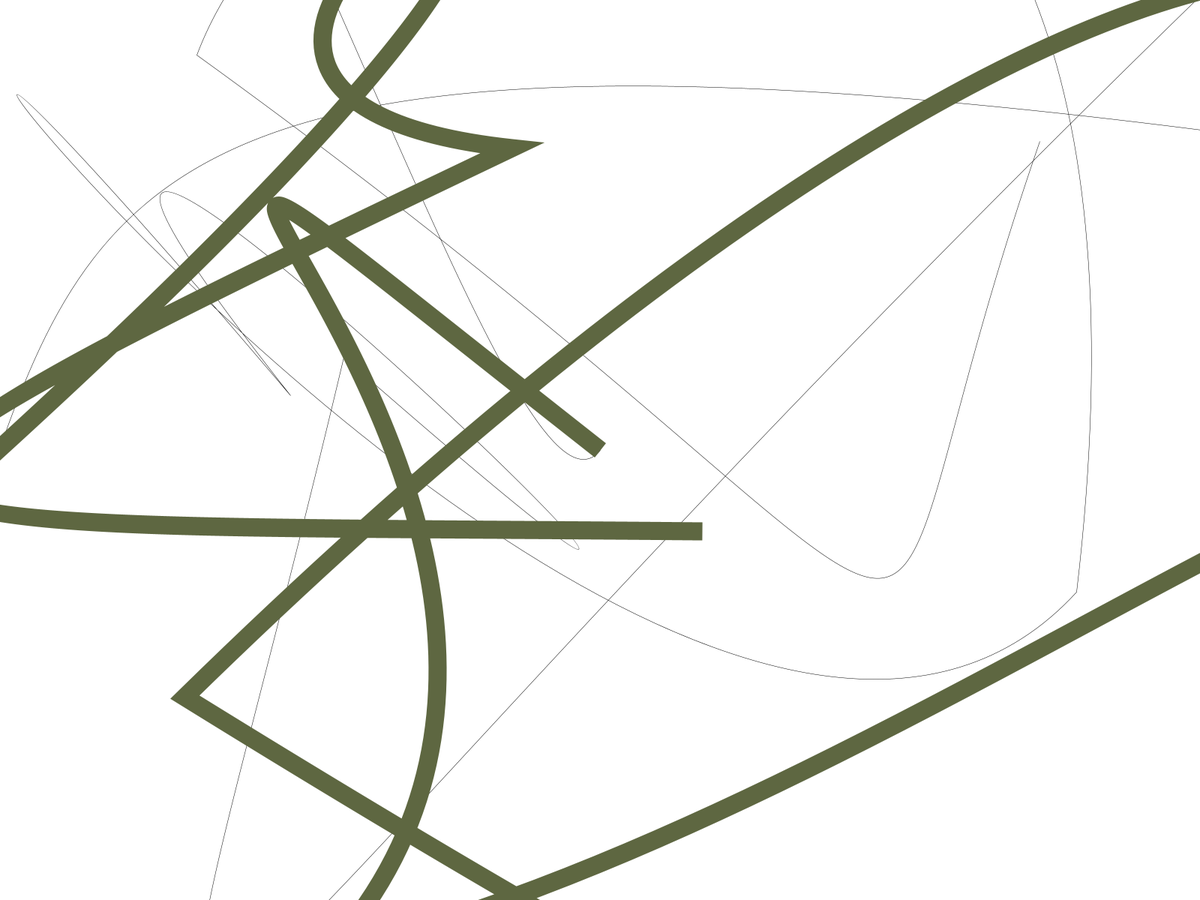
Frame 1 (no input)
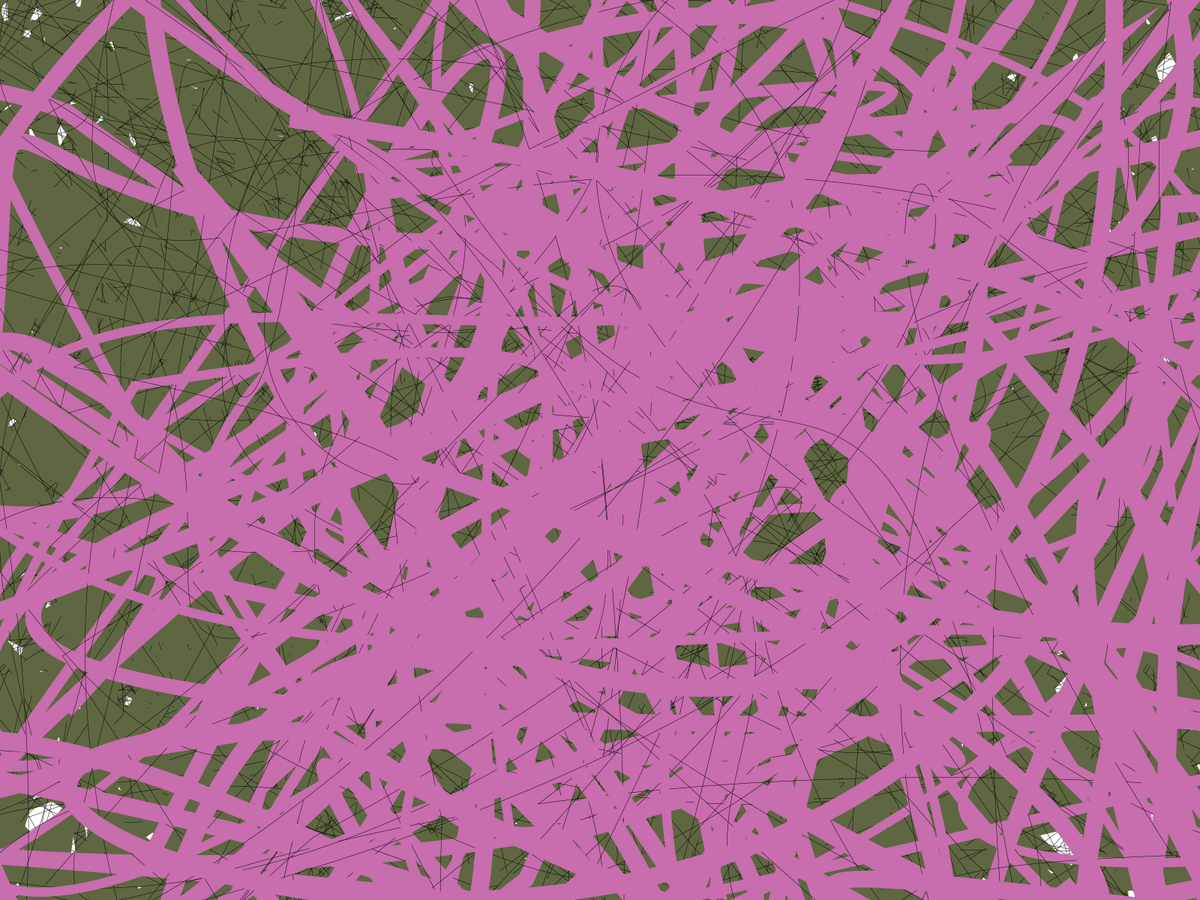
Frame 60 (the mouse pressed at the canvas centre just before this capture)
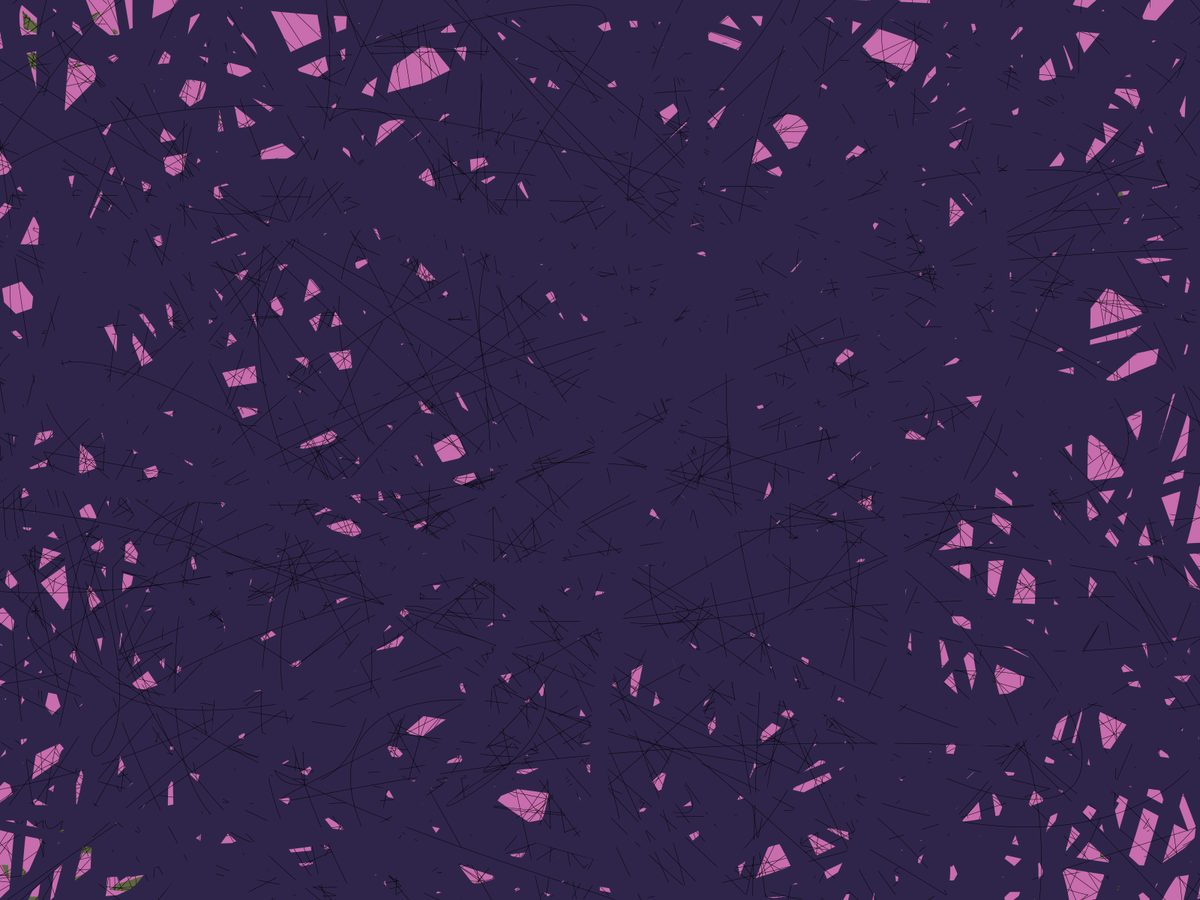
Frame 120 (the mouse held since frame 60 and released just before this capture)

The Processing sketch that drew these frames (run headless with seeded random() and noise(); from frame 60 on, the mouse is pressed at the canvas centre):

// Processing sketch: cartoon
// ── cartoon.pde
int SIZE;
Scribbler s1, s2,s3;
int mint, maxt;
int SW;
int count;

class Scribbler {
  float x1, y1, x2,y2;
  int slope;
  int r;
  color colour;
  int tr;
  boolean rainbow;
  float minSW;
  float maxSW;

  Scribbler(float y1, int r, int s, float minSW, float maxSW, boolean rainbow) {
    this.x1 = 0;
    this.y1 = y1;
    this.slope = s;
    this.r = r;
    this.rainbow = rainbow;
    this.minSW = minSW;
    this.maxSW = maxSW;
    this.tr = int(random(mint, maxt));
  }
  
  color getNextColour(){
    if(count++%50 == 0){
      colour = color(random(255),random(255),random(255));
    } 
    return colour;
  }
  void move(){
    x2 = random(0, width);

    y2 = y1 + random(-r,r);
 
    if(y2 >= SIZE || y2 <= 0){
      y2 = random(0, height);
    }
  }
  
  void scribble() {
    move();
    drawSwoosh();
  }
  
  void drawSwoosh(){
    strokeWeight(random(minSW,maxSW));

    noFill();
    float n;
   
      
     n = random(1,5);  
      

   x1 = width*0.5;
   y1 = height*0.5;
   beginShape();
 
  vertex(x1, y1);
  
  for(int i = 0; i < n; i++){

      bezierVertex(getPoint(x1,r), getPoint(y1,r),getPoint(x1,r), getPoint(y1,r),getPoint(x1,r), getPoint(y1,r));
  }    for(int i = 0; i < n; i++){

      bezierVertex(getPoint(x1,r), getPoint(y1,r),getPoint(x1,r), getPoint(y1,r),getPoint(x1,r), getPoint(y1,r));
  }for(int i = 0; i < n; i++){

  
    bezierVertex(getPoint(x1,r), getPoint(y1,r),getPoint(x1,r), getPoint(y1,r),random(width), random(height));
    }
    
  
    endShape();

    y1 = y2;
  }
  
  int getPoint(float s, int r){
    int q = width;
    return int(s) + int(random(0-q,q));
}

  color getColour() {
    return colour;
  }
  
  int getTrans(){
    return int(random(mint, maxt));
  }

}


void setup() {
  fullScreen();
  SW = 1;
  SIZE = 600;
  strokeCap(SQUARE);
  background(255);
  count = 0;

  strokeWeight(SW);
  mint = 255;
  maxt = 255;
  s1 = new Scribbler(random(height), width, 5, 0.5, 0.5, false);
  s2 = new Scribbler(random(height), width, 5, 12, 25, true);

}

void draw() {
    stroke(0,0,0,255);
    s1.scribble();
    stroke(s2.getNextColour());
    s2.scribble();
}
